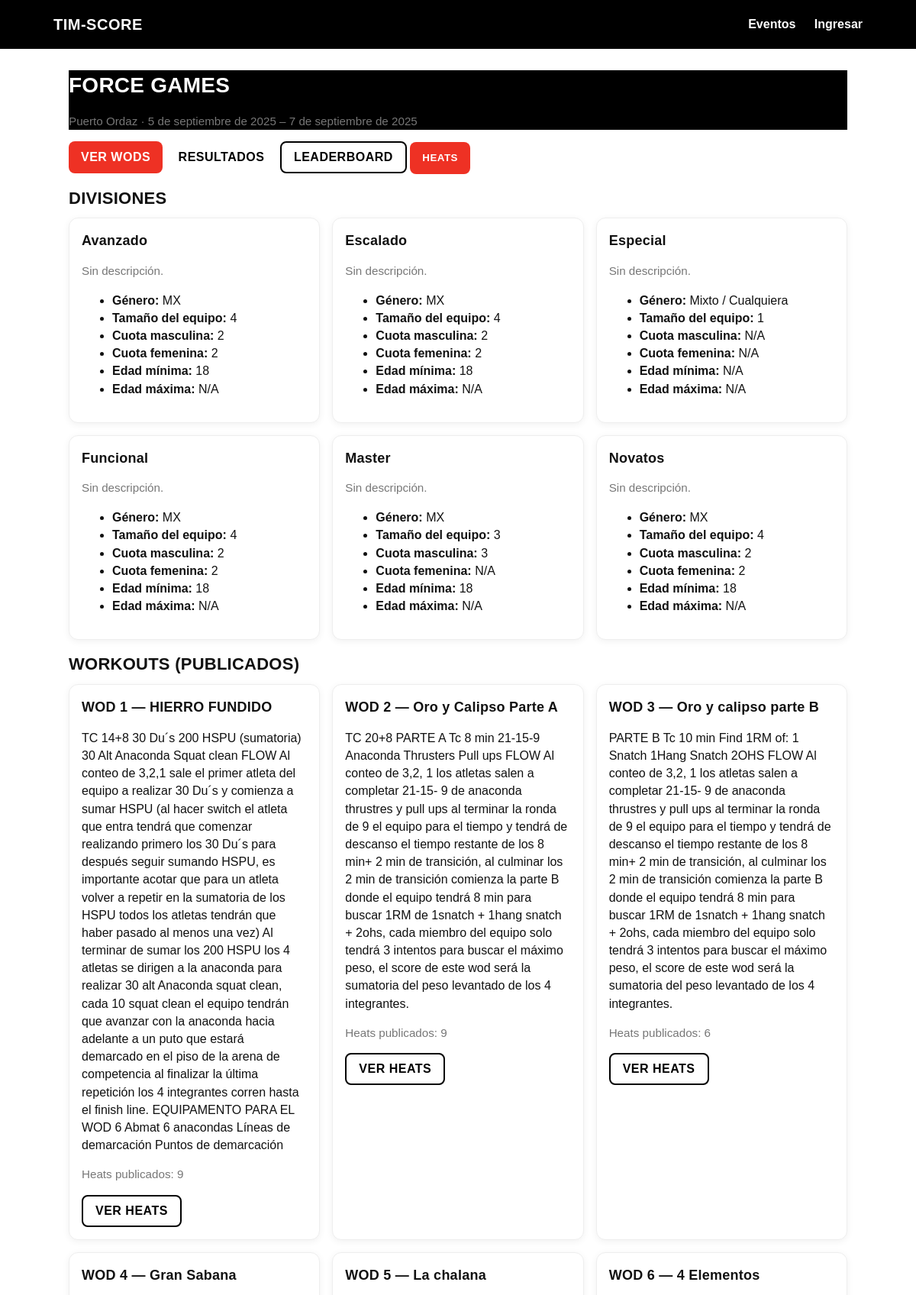
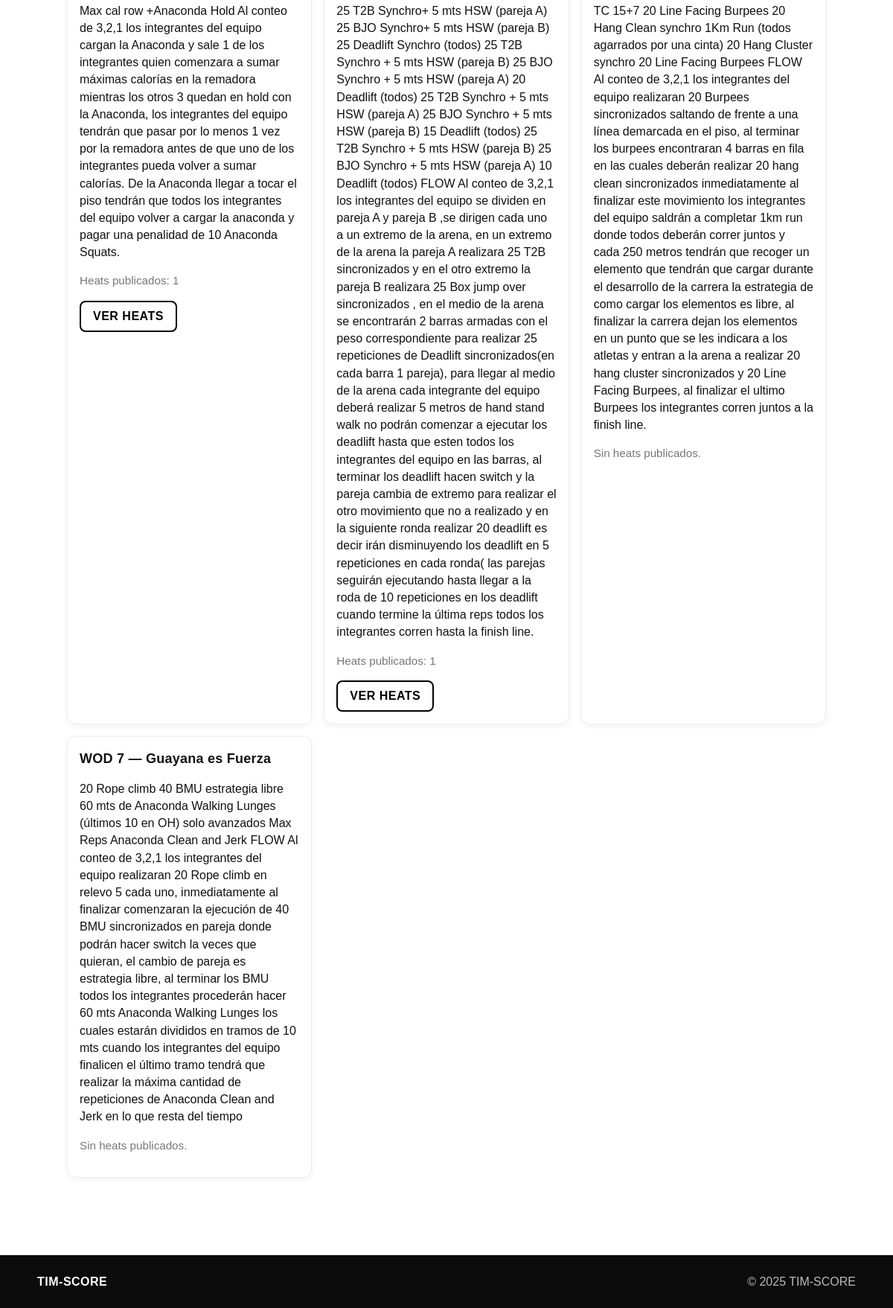
Screenshot of /events/force-games/ with the database file from the repository (2 pictures, top to bottom).
### compcore/apps/events/models.py (models this page shows, shortened)
class Event(models.Model):
    STATUS_CHOICES = (
        ("DRAFT", "Draft"),
        ("OPEN", "Open"),
        ("CLOSED", "Closed"),
        ("FINISHED", "Finished"),
    )
    name = models.CharField(max_length=160)
    slug = models.SlugField(unique=True)
    location = models.CharField(max_length=160, blank=True)
    description = models.TextField(blank=True)
    start_date = models.DateField(null=True, blank=True)
    end_date = models.DateField(null=True, blank=True)
    registration_open = models.BooleanField(default=False)
    registration_deadline = models.DateField(null=True, blank=True)
    status = models.CharField(max_length=16, choices=STATUS_CHOICES, default="DRAFT")
    lanes_default = models.PositiveIntegerField(
        default=8,
        help_text="Carriles por defecto si la división no define capacidad.",
    )
    allow_self_signup = models.BooleanField(
        default=False,
        help_text="Si está activo, se muestra el enlace de 'Crear cuenta' para atletas.",
    )
    created_at = models.DateTimeField(auto_now_add=True)
    class Meta:
        ordering = ("-start_date", "name")

class Division(models.Model):
    GENDER_CHOICES = (
        ("ANY", "Mixto / Cualquiera"),
        ("M", "Masculino"),
        ("F", "Femenino"),
    )
    event = models.ForeignKey(Event, on_delete=models.CASCADE)
    name = models.CharField(max_length=120)
    slug = models.SlugField(help_text="Slug único dentro del evento.")
    gender = models.CharField(max_length=8, choices=GENDER_CHOICES, default="ANY")
    team_size = models.PositiveIntegerField(default=1, help_text="1 = Individual")
    heat_capacity = models.PositiveIntegerField(
        null=True,
        blank=True,
        help_text="Si está vacío, usa lanes_default del evento.",
    )
    male_quota = models.PositiveIntegerField(null=True, blank=True)
    female_quota = models.PositiveIntegerField(null=True, blank=True)
    min_age = models.PositiveIntegerField(null=True, blank=True)
    max_age = models.PositiveIntegerField(null=True, blank=True)
    class Meta:
        unique_together = (("event", "slug"),)
        ordering = ("name", "id")

class Workout(models.Model):
    SCORING_CHOICES = (
        ("TIME", "Time"),
        ("REPS", "Reps"),
        ("WEIGHT", "Weight"),
        ("POINTS", "Points"),
    )
    event = models.ForeignKey(Event, on_delete=models.CASCADE)
    order = models.PositiveIntegerField(help_text="Orden del WOD dentro del evento (1..N).")
    name = models.CharField(max_length=160)
    description = models.TextField(blank=True)
    scoring = models.CharField(max_length=16, choices=SCORING_CHOICES, default="TIME")
    is_published = models.BooleanField(default=False)
    class Meta:
        unique_together = (("event", "order"),)
        ordering = ("event", "order")

### compcore/apps/events/views.py (the view)
def event_detail(request: HttpRequest, slug: str) -> HttpResponse:
    event = get_object_or_404(Event, slug=slug)
    published_heats_sorted = (
        WorkoutHeat.objects.filter(is_published=True)
        .select_related("division")
        .order_by("heat_number")
    )
    workouts = (
        Workout.objects.filter(event=event, is_published=True)
        .order_by("order")
        .prefetch_related(
            Prefetch("workoutheat_set", queryset=published_heats_sorted, to_attr="published_heats")
        )
    )
    divisions = Division.objects.filter(event=event).order_by("name")
    first_workout = workouts.first()
    ctx: Dict[str, Any] = {
        "event": event,
        "workouts": workouts,
        "divisions": divisions,
        "is_judge": _user_is_judge(request),
        "first_workout": first_workout,
    }
    return render(request, "events/detail.html", ctx)

### compcore/apps/events/views.py (called while the page is built)
def _user_is_judge(request: HttpRequest) -> bool:
    u = request.user
    if not u.is_authenticated:
        return False
    return u.is_staff or u.groups.filter(name="judges").exists()

### templates/events/detail.html (shortened to what this page needs)
{% extends "base.html" %}
{% load static %}
{% block content %}
<div class="rf-container">
  <div class="rf-header">
    <h1 class="rf-h1">{{ event.name }}</h1>
    <p class="muted">
      {% if event.location %}{{ event.location }}{% endif %}
      {% if event.start_date %} · {{ event.start_date }}{% endif %}
      {% if event.end_date %} – {{ event.end_date }}{% endif %}
    </p>
  </div>
  <div class="rf-actions" style="gap:8px; margin:12px 0; position:relative;">
    <a href="#wods" class="rf-btn rf-btn--primary">Ver WODs</a>
    <a class="rf-btn rf-btn--secondary" href="{% url 'public_results' event.slug %}">Resultados</a>
    <a class="rf-btn rf-btn--ghost" href="{% url 'event_leaderboard' event.slug %}">Leaderboard</a>
    {% if workouts %}
      <button id="heatsMenuBtn" type="button" class="rf-btn rf-btn--primary" aria-haspopup="true" aria-expanded="false">
        Heats
      </button>
    {% endif %}
  </div>
  <section style="margin:16px 0;">
    <h2 class="rf-h2">Divisiones</h2>
    {% if divisions %}
      <div class="rf-grid rf-grid--2">
        {% for d in divisions %}
          <article class="rf-card">
            <h3 class="rf-h3">{{ d.name }}</h3>
            {% if d.description %}
              <p>{{ d.description }}</p>
            {% else %}
              <p class="muted">Sin descripción.</p>
            {% endif %}
            <ul class="rf-list">
              <li><strong>Género:</strong> {{ d.get_gender_display|default:d.gender|default:"N/A" }}</li>
              <li><strong>Tamaño del equipo:</strong> {{ d.team_size|default:"N/A" }}</li>
              <li><strong>Cuota masculina:</strong> {{ d.male_quota|default:"N/A" }}</li>
              <li><strong>Cuota femenina:</strong> {{ d.female_quota|default:"N/A" }}</li>
              <li><strong>Edad mínima:</strong> {% if d.min_age %}{{ d.min_age }}{% else %}N/A{% endif %}</li>
              <li><strong>Edad máxima:</strong> {% if d.max_age %}{{ d.max_age }}{% else %}N/A{% endif %}</li>
            </ul>
          </article>
        {% endfor %}
      </div>
    {% else %}
      <p class="muted">Aún no hay divisiones publicadas.</p>
    {% endif %}
  </section>
  <section id="wods" style="margin:16px 0;">
    <h2 class="rf-h2">Workouts (publicados)</h2>
    {% if workouts %}
      <div class="rf-grid rf-grid--2">
        {% for w in workouts %}
          <article class="rf-card">
            <h3 class="rf-h3">WOD {{ w.order }} — {{ w.name }}</h3>
            {% if w.description %}<p>{{ w.description }}</p>{% endif %}
            {% if w.published_heats %}
              <p class="muted">Heats publicados: {{ w.published_heats|length }}</p>
              <a class="rf-btn rf-btn--ghost" href="{% url 'public_heats' event.slug w.order %}">Ver Heats</a>
            {% else %}
              <p class="muted">Sin heats publicados.</p>
            {% endif %}
          </article>
        {% endfor %}
      </div>
    {% else %}
      <p class="muted">Aún no hay workouts publicados.</p>
    {% endif %}
  </section>
</div>
{% endblock %}

### templates/base.html (shortened to what this page needs)
{% load static %}
<!DOCTYPE html>
<html lang="es">
<head>
  <link rel="stylesheet" href="{% static 'app.css' %}">
</head>
<body class="rf-body">
  <header class="rf-header">
    <div class="rf-container rf-header__inner">
      <a class="rf-brand" href="/">TIM-SCORE</a>
      <nav class="rf-nav">
        <a href="/events/">Eventos</a>
        {% if user.is_authenticated %}
          <a href="/accounts/profile/">Mi perfil</a>
          <a href="/accounts/logout/">Salir</a>
        {% else %}
          <a href="/accounts/login/">Ingresar</a>
        {% endif %}
      </nav>
    </div>
  </header>
  <main class="rf-container rf-main">
    {% block content %}{% endblock %}
  </main>
  <footer class="rf-footer">
    <div class="rf-container rf-footer__inner">
      <div class="rf-footer__brand">TIM-SCORE</div>
      <div class="rf-footer__copy">© {% now "Y" %} TIM-SCORE</div>
    </div>
  </footer>
</body>
</html>

### static/app.css (style rules this page uses)
:root { --rf-black:#000000; --rf-red:#EE3124; --rf-white:#ffffff; --rf-gray-900:#111111; --rf-gray-700:#444444; --rf-gray-500:#777777; --rf-gray-300:#dddddd; --rf-gray-200:#eeeeee; --rf-gray-100:#f5f5f5; --rf-radius:12px; --rf-shadow:0 2px 10px rgba(0,0,0,.06); --rf-maxw:1100px; }
* { box-sizing:border-box }
html,body { height:100% }
body.rf-body { margin:0; font-family: Helvetica,"Helvetica Neue",Arial,ui-sans-serif,system-ui,"Segoe UI",Roboto,sans-serif; color:var(--rf-gray-900); background:#fff; line-height:1.45; }
.rf-container { max-width:var(--rf-maxw); margin:0 auto; padding:0 20px }
.rf-main { padding:28px 20px }
.rf-header { background:var(--rf-black); color:var(--rf-white); position:sticky; top:0; z-index:20 }
.rf-header__inner { display:flex; align-items:center; justify-content:space-between; height:64px }
.rf-brand { color:#fff; text-decoration:none; font-weight:800; letter-spacing:.5px; font-size:20px; text-transform:uppercase }
.rf-nav a { color:#fff; text-decoration:none; margin-left:20px; font-weight:600 }
.rf-footer { background:#0b0b0b; color:#bbb; margin-top:60px }
.rf-footer__inner { display:flex; align-items:center; justify-content:space-between; padding:24px 0 }
.rf-footer__brand { font-weight:800; color:#fff; letter-spacing:.5px; text-transform:uppercase }
h1,h2,h3,h4 { margin:0 0 .6rem 0; font-weight:800; letter-spacing:.25px }
h1 { font-size:28px; text-transform:uppercase }
h2 { font-size:22px; text-transform:uppercase }
h3 { font-size:18px }
a { color:var(--rf-black); text-decoration:none }
.muted { color:var(--rf-gray-500); font-size:.95rem }
.rf-btn { appearance:none; border:none; cursor:pointer; display:inline-flex; align-items:center; justify-content:center; height:42px; padding:0 16px; border-radius:8px; font-weight:800; text-transform:uppercase; letter-spacing:.5px; text-decoration:none }
.rf-btn--primary { background:var(--rf-red); color:#fff }
.rf-btn--ghost { background:transparent; color:var(--rf-black); border:2px solid var(--rf-black) }
.rf-grid { display:grid; gap:16px; grid-template-columns:repeat(auto-fill,minmax(260px,1fr)) }
.rf-card { background:#fff; border:1px solid var(--rf-gray-200); border-radius:var(--rf-radius); box-shadow:var(--rf-shadow); padding:16px }
.rf-card h3 { margin-bottom:.35rem }

### rows the page displays
Event: name "FORCE GAMES", location "Puerto Ordaz", start_date "5 de septiembre de 2025", end_date "7 de septiembre de 2025"
Division: name "Avanzado", gender "MX", team_size "4", male_quota "2", female_quota "2", min_age "18", shows "N/A"
Division: name "Escalado", gender "MX", team_size "4", male_quota "2", female_quota "2", min_age "18", shows "N/A"
Division: name "Especial", gender "Mixto / Cualquiera", team_size "1", male_quota "N/A", female_quota "N/A"
Division: name "Funcional", gender "MX", team_size "4", male_quota "2", female_quota "2", min_age "18", shows "N/A"
Division: name "Master", gender "MX", team_size "3", male_quota "3", female_quota "N/A", min_age "18"
Division: name "Novatos", gender "MX", team_size "4", male_quota "2", female_quota "2", min_age "18", shows "N/A"
Workout: order "1", name "HIERRO FUNDIDO", description "TC 14+8 30 Du´s 200 HSPU (sumatoria) 30 Alt Anaconda Squat clean FLOW Al conteo de 3,2,1 sale el primer atleta del equipo a realizar 30 Du´s y comienza a sumar HSPU (al hacer switch el atleta que entra tendrá que comenzar realizando primero los 30 Du´s para después seguir sumando HSPU, es importante acotar que para un atleta volver a repetir en la sumatoria de los HSPU todos los atletas tendrán que haber pasado al menos una vez) Al terminar de sumar los 200 HSPU los 4 atletas se dirigen a la anaconda para realizar 30 alt Anaconda squat clean, cada 10 squat clean el equipo tendrán que avanzar con la anaconda hacia adelante a un puto que estará demarcado en el piso de la arena de competencia…", published_heats|length "9"
Workout: order "2", name "Oro y Calipso Parte A", description "TC 20+8 PARTE A Tc 8 min 21-15-9 Anaconda Thrusters Pull ups FLOW Al conteo de 3,2, 1 los atletas salen a completar 21-15- 9 de anaconda thrustres y pull ups al terminar la ronda de 9 el equipo para el tiempo y tendrá de descanso el tiempo restante de los 8 min+ 2 min de transición, al culminar los 2 min de transición comienza la parte B donde el equipo tendrá 8 min para buscar 1RM de 1snatch + 1hang snatch + 2ohs, cada miembro del equipo solo tendrá 3 intentos para buscar el máximo peso, el score de este wod será la sumatoria del peso levantado de los 4 integrantes.", published_heats|length "9"
Workout: order "3", name "Oro y calipso parte B", description "PARTE B Tc 10 min Find 1RM of: 1 Snatch 1Hang Snatch 2OHS FLOW Al conteo de 3,2, 1 los atletas salen a completar 21-15- 9 de anaconda thrustres y pull ups al terminar la ronda de 9 el equipo para el tiempo y tendrá de descanso el tiempo restante de los 8 min+ 2 min de transición, al culminar los 2 min de transición comienza la parte B donde el equipo tendrá 8 min para buscar 1RM de 1snatch + 1hang snatch + 2ohs, cada miembro del equipo solo tendrá 3 intentos para buscar el máximo peso, el score de este wod será la sumatoria del peso levantado de los 4 integrantes.", published_heats|length "6"
Workout: order "4", name "Gran Sabana", description "Max cal row +Anaconda Hold Al conteo de 3,2,1 los integrantes del equipo cargan la Anaconda y sale 1 de los integrantes quien comenzara a sumar máximas calorías en la remadora mientras los otros 3 quedan en hold con la Anaconda, los integrantes del equipo tendrán que pasar por lo menos 1 vez por la remadora antes de que uno de los integrantes pueda volver a sumar calorías. De la Anaconda llegar a tocar el piso tendrán que todos los integrantes del equipo volver a cargar la anaconda y pagar una penalidad de 10 Anaconda Squats.", published_heats|length "1"
Workout: order "5", name "La chalana", description "25 T2B Synchro+ 5 mts HSW (pareja A) 25 BJO Synchro+ 5 mts HSW (pareja B) 25 Deadlift Synchro (todos) 25 T2B Synchro + 5 mts HSW (pareja B) 25 BJO Synchro + 5 mts HSW (pareja A) 20 Deadlift (todos) 25 T2B Synchro + 5 mts HSW (pareja A) 25 BJO Synchro + 5 mts HSW (pareja B) 15 Deadlift (todos) 25 T2B Synchro + 5 mts HSW (pareja B) 25 BJO Synchro + 5 mts HSW (pareja A) 10 Deadlift (todos) FLOW Al conteo de 3,2,1 los integrantes del equipo se dividen en pareja A y pareja B ,se dirigen cada uno a un extremo de la arena, en un extremo de la arena la pareja A realizara 25 T2B sincronizados y en el otro extremo la pareja B realizara 25 Box jump over sincronizados , en el medio de la arena se…", published_heats|length "1"
Workout: order "6", name "4 Elementos", description "TC 15+7 20 Line Facing Burpees 20 Hang Clean synchro 1Km Run (todos agarrados por una cinta) 20 Hang Cluster synchro 20 Line Facing Burpees FLOW Al conteo de 3,2,1 los integrantes del equipo realizaran 20 Burpees sincronizados saltando de frente a una línea demarcada en el piso, al terminar los burpees encontraran 4 barras en fila en las cuales deberán realizar 20 hang clean sincronizados inmediatamente al finalizar este movimiento los integrantes del equipo saldrán a completar 1km run donde todos deberán correr juntos y cada 250 metros tendrán que recoger un elemento que tendrán que cargar durante el desarrollo de la carrera la estrategia de como cargar los elementos es libre, al finalizar…", shows "Sin heats publicados."
Workout: order "7", name "Guayana es Fuerza", description "20 Rope climb 40 BMU estrategia libre 60 mts de Anaconda Walking Lunges (últimos 10 en OH) solo avanzados Max Reps Anaconda Clean and Jerk FLOW Al conteo de 3,2,1 los integrantes del equipo realizaran 20 Rope climb en relevo 5 cada uno, inmediatamente al finalizar comenzaran la ejecución de 40 BMU sincronizados en pareja donde podrán hacer switch la veces que quieran, el cambio de pareja es estrategia libre, al terminar los BMU todos los integrantes procederán hacer 60 mts Anaconda Walking Lunges los cuales estarán divididos en tramos de 10 mts cuando los integrantes del equipo finalicen el último tramo tendrá que realizar la máxima cantidad de repeticiones de Anaconda Clean and Jerk en lo…", shows "Sin heats publicados."
